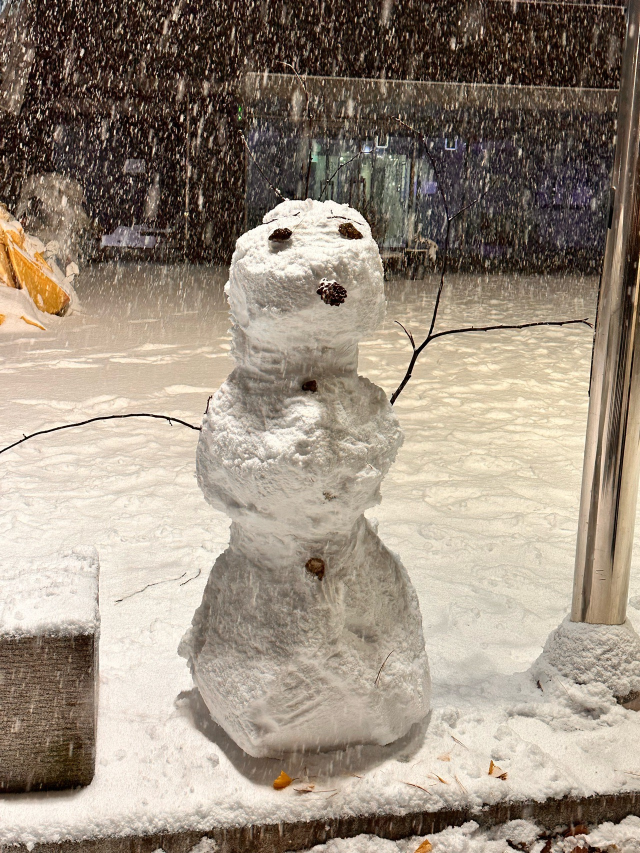
#> input picture input/sample.jpg, 1280 x 1706 px (shown at 1/2 size); its folder holds only this picture in this run
$ python cartoon_renderer.py   (older library calls are emulated)
#> lines starting #> are read from the running program, lines starting #| are printed output that depends on the picture; after the words box and inside, x2 and y2 are one past the last pixel; in counts of white or black regions, pixels touching at a corner belong together
import argparse
import math
from pathlib import Path

import cv2
import numpy as np


SUPPORTED_EXTENSIONS = {".jpg", ".jpeg", ".png", ".bmp", ".webp"}
STYLE_PRESETS = {"basic", "soft", "vivid", "cinematic"}


def quantize_colors_kmeans(image: np.ndarray, k: int, attempts: int = 3) -> np.ndarray:
    data = image.reshape((-1, 3)).astype(np.float32)
    criteria = (cv2.TERM_CRITERIA_EPS + cv2.TERM_CRITERIA_MAX_ITER, 30, 0.5)
    _, labels, centers = cv2.kmeans(
        data,
        k,
        None,
        criteria,
        attempts,
        cv2.KMEANS_PP_CENTERS,
    )
    centers = np.uint8(centers)
    quantized = centers[labels.flatten()].reshape(image.shape)
    return quantized


def build_edge_mask(gray: np.ndarray, block_size: int, c_value: int, blur_ksize: int) -> np.ndarray:
    if blur_ksize % 2 == 0:
        blur_ksize += 1
    if block_size % 2 == 0:
        block_size += 1
    if block_size < 3:
        block_size = 3

    smoothed = cv2.medianBlur(gray, blur_ksize)
    edges = cv2.adaptiveThreshold(
        smoothed,
        255,
        cv2.ADAPTIVE_THRESH_MEAN_C,
        cv2.THRESH_BINARY,
        block_size,
        c_value,
    )
    return edges


def cartoonize(
    image: np.ndarray,
    k_colors: int,
    bilateral_d: int,
    bilateral_sigma_color: int,
    bilateral_sigma_space: int,
    edge_block_size: int,
    edge_c_value: int,
    edge_blur_ksize: int,
) -> tuple[np.ndarray, np.ndarray, np.ndarray]:
    # Bilateral filtering preserves edges while flattening texture.
    smooth = cv2.bilateralFilter(image, bilateral_d, bilateral_sigma_color, bilateral_sigma_space)
    quantized = quantize_colors_kmeans(smooth, k=k_colors)

    gray = cv2.cvtColor(image, cv2.COLOR_BGR2GRAY)
    edge_mask = build_edge_mask(gray, edge_block_size, edge_c_value, edge_blur_ksize)

    # Return quantized directly without edge mask for smoother cartoon style
    cartoon = quantized
    return cartoon, quantized, edge_mask


def apply_style_preset(image: np.ndarray, style: str) -> np.ndarray:
    if style == "basic":
        return image

    hsv = cv2.cvtColor(image, cv2.COLOR_BGR2HSV).astype(np.float32)

    if style == "soft":
        hsv[:, :, 1] *= 0.9
        hsv[:, :, 2] *= 1.05
        hsv = np.clip(hsv, 0, 255).astype(np.uint8)
        styled = cv2.cvtColor(hsv, cv2.COLOR_HSV2BGR)
        return cv2.GaussianBlur(styled, (3, 3), 0)

    if style == "vivid":
        hsv[:, :, 1] *= 1.25
        hsv[:, :, 2] *= 1.05
        hsv = np.clip(hsv, 0, 255).astype(np.uint8)
        return cv2.cvtColor(hsv, cv2.COLOR_HSV2BGR)

    # cinematic: slightly lower saturation, stronger local contrast
    hsv[:, :, 1] *= 0.82
    hsv[:, :, 2] *= 0.98
    hsv = np.clip(hsv, 0, 255).astype(np.uint8)
    bgr = cv2.cvtColor(hsv, cv2.COLOR_HSV2BGR)

    lab = cv2.cvtColor(bgr, cv2.COLOR_BGR2LAB)
    l, a, b = cv2.split(lab)
    clahe = cv2.createCLAHE(clipLimit=2.0, tileGridSize=(8, 8))
    l = clahe.apply(l)
    return cv2.cvtColor(cv2.merge([l, a, b]), cv2.COLOR_LAB2BGR)


def get_effective_params(args: argparse.Namespace) -> tuple[int, int, int, int]:
    if args.style == "soft":
        return max(4, min(args.k_colors, 8)), max(args.bilateral_d, 11), max(args.bilateral_sigma_color, 140), max(args.bilateral_sigma_space, 140)
    if args.style == "vivid":
        return max(args.k_colors, 10), max(args.bilateral_d, 9), max(args.bilateral_sigma_color, 110), max(args.bilateral_sigma_space, 110)
    if args.style == "cinematic":
        return max(5, min(args.k_colors, 9)), max(args.bilateral_d, 11), max(args.bilateral_sigma_color, 150), max(args.bilateral_sigma_space, 150)
    return args.k_colors, args.bilateral_d, args.bilateral_sigma_color, args.bilateral_sigma_space


def adjust_params_by_strength(k_colors: int, bilateral_d: int, sigma_color: int, sigma_space: int, strength: float) -> tuple[int, int, int, int]:
    strength = float(np.clip(strength, 0.0, 1.0))

    # Higher strength means fewer colors and stronger smoothing.
    k_scale = 1.25 - 0.75 * strength
    smooth_scale = 0.8 + 0.85 * strength

    k_adj = int(round(k_colors * k_scale))
    d_adj = int(round(bilateral_d * smooth_scale))
    sigma_color_adj = int(round(sigma_color * smooth_scale))
    sigma_space_adj = int(round(sigma_space * smooth_scale))

    return max(2, k_adj), max(1, d_adj), max(1, sigma_color_adj), max(1, sigma_space_adj)


def blend_by_strength(original: np.ndarray, cartoon: np.ndarray, strength: float) -> np.ndarray:
    strength = float(np.clip(strength, 0.0, 1.0))
    return cv2.addWeighted(cartoon, strength, original, 1.0 - strength, 0.0)


# [84 lines left out: functions get_face_cascade, enhance_faces, render_variant_sheet, score_candidate, not called in this run]


def run_cartoon_pipeline(image: np.ndarray, args: argparse.Namespace, style: str, strength: float, apply_face_enhance: bool) -> tuple[np.ndarray, np.ndarray, np.ndarray, int]:
    base_k, base_d, base_sigma_color, base_sigma_space = get_effective_params(args)
    if style != args.style:
        temp_args = argparse.Namespace(**vars(args))
        temp_args.style = style
        base_k, base_d, base_sigma_color, base_sigma_space = get_effective_params(temp_args)

    k_adj, d_adj, sigma_color_adj, sigma_space_adj = adjust_params_by_strength(base_k, base_d, base_sigma_color, base_sigma_space, strength)

    cartoon, quantized, edges = cartoonize(
        image=image,
        k_colors=k_adj,
        bilateral_d=d_adj,
        bilateral_sigma_color=sigma_color_adj,
        bilateral_sigma_space=sigma_space_adj,
        edge_block_size=max(3, args.edge_block_size),
        edge_c_value=args.edge_c_value,
        edge_blur_ksize=max(1, args.edge_blur_ksize),
    )

    cartoon = apply_style_preset(cartoon, style)
    cartoon = blend_by_strength(image, cartoon, strength)

    face_count = 0
    if apply_face_enhance:
        cartoon, face_count = enhance_faces(cartoon, image, args.face_enhance_strength)

    return cartoon, quantized, edges, face_count


# [78 lines left out: functions run_auto_search, create_contact_sheet, save_intermediate_outputs, not called in this run]


def parse_args() -> argparse.Namespace:
    parser = argparse.ArgumentParser(description="Cartoon rendering using OpenCV image processing")
    parser.add_argument("--input", default="input", help="Path to input image or folder (default: input)")
    parser.add_argument("--output", default="", help="Path to save output image (single-image mode only)")
    parser.add_argument("--output-dir", default="outputs", help="Directory to save output images")
    parser.add_argument("--k-colors", type=int, default=8, help="Number of color clusters for k-means")
    parser.add_argument("--bilateral-d", type=int, default=9, help="Diameter of bilateral filter")
    parser.add_argument("--bilateral-sigma-color", type=int, default=120, help="Color sigma for bilateral filter")
    parser.add_argument("--bilateral-sigma-space", type=int, default=120, help="Space sigma for bilateral filter")
    parser.add_argument("--edge-block-size", type=int, default=9, help="Adaptive threshold block size")
    parser.add_argument("--edge-c-value", type=int, default=7, help="Adaptive threshold C value")
    parser.add_argument("--edge-blur-ksize", type=int, default=5, help="Median blur kernel size for edge map")
    parser.add_argument("--style", default="basic", choices=sorted(STYLE_PRESETS), help="Cartoon style preset")
    parser.add_argument("--cartoon-strength", type=float, default=0.7, help="Cartoon intensity from 0.0 (weak) to 1.0 (strong)")
    parser.add_argument("--face-enhance", action="store_true", help="Enhance facial regions for portrait photos")
    parser.add_argument("--face-enhance-strength", type=float, default=0.55, help="Face enhancement strength from 0.0 to 1.0")
    parser.add_argument("--auto-search", action="store_true", help="Generate multiple style/parameter candidates and auto-pick one")
    parser.add_argument("--contact-sheet", action="store_true", help="Save one summary image for batch results")
    parser.add_argument("--show", action="store_true", help="Show original and cartoonized images")
    parser.add_argument("--save-steps", action="store_true", help="Save intermediate images (quantized and edges)")
    parser.add_argument("--compare", action="store_true", help="Save side-by-side comparison image")
    return parser.parse_args()


def collect_input_images(input_path: Path) -> list[Path]:
    if input_path.is_file():
        return [input_path]

    files = []
    for path in sorted(input_path.iterdir()):
        if path.is_file() and path.suffix.lower() in SUPPORTED_EXTENSIONS:
            files.append(path)
    return files


def process_single_image(image_path: Path, output_path: Path, args: argparse.Namespace) -> None:
    image = cv2.imread(str(image_path))
    if image is None:
        print(f"[WARN] Failed to read image: {image_path}")
        return

    output_path.parent.mkdir(parents=True, exist_ok=True)

    cartoon_strength = float(np.clip(args.cartoon_strength, 0.0, 1.0))
    face_strength = float(np.clip(args.face_enhance_strength, 0.0, 1.0))
    args.face_enhance_strength = face_strength

    if args.auto_search:
        cartoon, quantized, edges, used_style, used_strength, face_count = run_auto_search(
            image=image,
            args=args,
            stem=output_path.stem,
            output_dir=output_path.parent,
        )
    else:
        cartoon, quantized, edges, face_count = run_cartoon_pipeline(
            image=image,
            args=args,
            style=args.style,
            strength=cartoon_strength,
            apply_face_enhance=args.face_enhance,
        )
        used_style = args.style
        used_strength = cartoon_strength

    ok = cv2.imwrite(str(output_path), cartoon)
    if not ok:
        print(f"[WARN] Failed to save output image: {output_path}")
        return

    if args.save_steps:
        save_intermediate_outputs(output_path, quantized, edges)

    if args.compare:
        comparison = np.hstack([image, cartoon])
        compare_path = output_path.parent / f"{output_path.stem}_compare.png"
        cv2.imwrite(str(compare_path), comparison)

    print(f"[INFO] Input:  {image_path}")
    print(f"[INFO] Output: {output_path}")
    print(f"[INFO] Style:  {used_style}")
    print(f"[INFO] Strength: {used_strength:.2f}")
    if args.face_enhance:
        print(f"[INFO] Face enhance: ON (faces detected: {face_count})")
    if args.auto_search:
        print(f"[INFO] Auto-search sheet: {output_path.parent / (output_path.stem + '_search_sheet.png')}")

    if args.show:
        cv2.imshow("Original", image)
        cv2.imshow("Cartoon", cartoon)
        cv2.waitKey(0)


def main() -> None:
    args = parse_args()

    input_path = Path(args.input)
    output_dir = Path(args.output_dir)

    if not input_path.exists():
        if args.input == "input":
            input_path.mkdir(parents=True, exist_ok=True)
            print(f"[INFO] Created input folder: {input_path.resolve()}")
            print("[INFO] Put images in the input folder and run again.")
            return
        raise FileNotFoundError(f"Input path not found: {input_path}")

    images = collect_input_images(input_path)
    if not images:
        print(f"[INFO] No supported images found in: {input_path}")
        print(f"[INFO] Supported extensions: {', '.join(sorted(SUPPORTED_EXTENSIONS))}")
        return

    output_dir.mkdir(parents=True, exist_ok=True)

    processed_pairs = []

    for image_path in images:
        if input_path.is_file() and args.output:
            output_path = Path(args.output)
        else:
            output_path = output_dir / f"{image_path.stem}_cartoon.png"

        process_single_image(image_path, output_path, args)
#> in process_single_image, image is the input picture: shape (1706, 1280, 3); mean B, G, R 126.3, 141.2, 154.5
#> in quantize_colors_kmeans, `_, labels, centers = cv2.kmeans( data, k, None, criteria, attempts, cv..`: centers = [[61.05, 71.98, 85.83], [179.6, 200.2, 214], [102.9, 120.1, 135.4], [145.3, 163.8, 178.1], [26.85, 33.93, 47.42], [212.6, 228.1, 237.9]]
#> in quantize_colors_kmeans, `centers = np.uint8(centers)`: centers = [[61, 71, 85], [179, 200, 214], [102, 120, 135], [145, 163, 178], [26, 33, 47], [212, 228, 237]]
#> in quantize_colors_kmeans, `quantized = centers[labels.flatten()].reshape(image.shape)`:
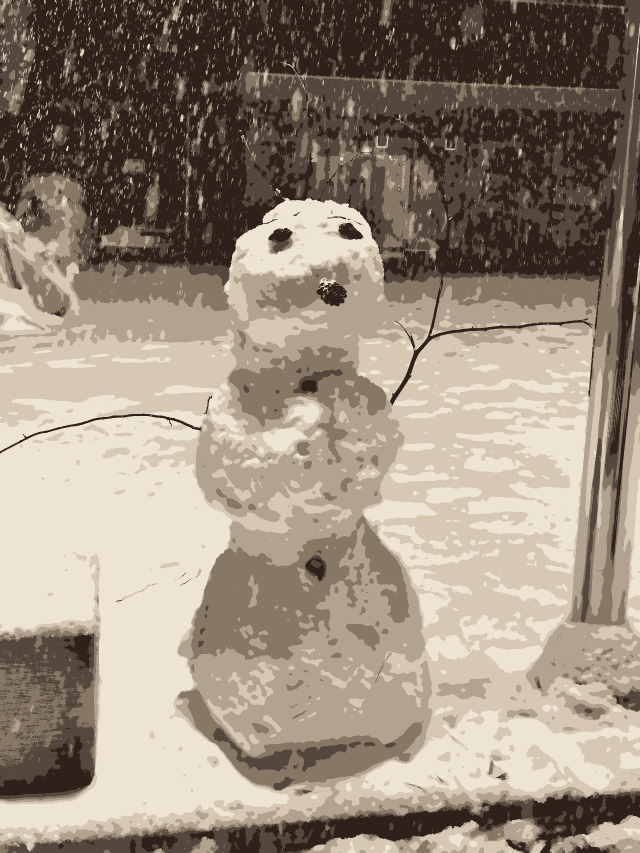
#> quantized: shape (1706, 1280, 3) (shown at 1/2 size); mean B, G, R 125.1, 140.1, 153.4
#> in cartoonize, `gray = cv2.cvtColor(image, cv2.COLOR_BGR2GRAY)`:
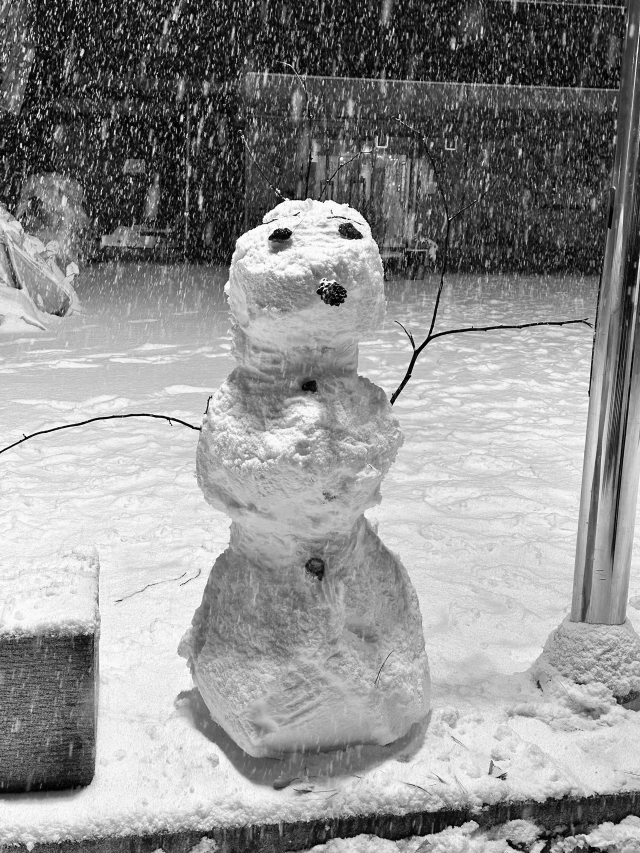
#> gray: shape (1706, 1280) (shown at 1/2 size); min 0, max 255, mean 143.5
#> in build_edge_mask, `edges = cv2.adaptiveThreshold( smoothed, 255, cv2.ADAPTIVE_THRESH_MEAN..`:
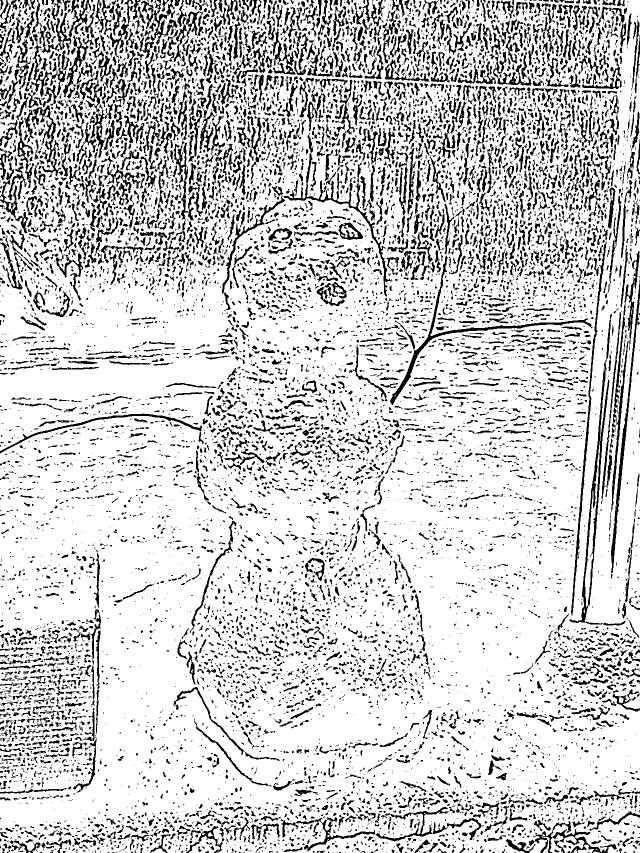
#> edges: shape (1706, 1280) (shown at 1/2 size); 81.2% white; 12393 black regions (8412 under 20 px), largest, box (x1, y1, x2, y2) and area: (1139, 720, 1251, 1251) 4486, (780, 511, 1185, 810) 3731, (565, 307, 785, 594) 3230
#> in process_single_image, `cartoon, quantized, edges, face_count = run_cartoon_pipeline( image=im..`: face_count = 0
        processed_pairs.append((image_path, output_path))

    if args.contact_sheet and len(processed_pairs) > 1:
        sheet_path = output_dir / "contact_sheet.png"
        create_contact_sheet(processed_pairs, sheet_path)
        print(f"[INFO] Contact sheet: {sheet_path}")

    print(f"[INFO] Cartoon rendering completed ({len(images)} image(s))")

    if args.show:
        cv2.destroyAllWindows()
        cv2.destroyAllWindows()


if __name__ == "__main__":
    main()
